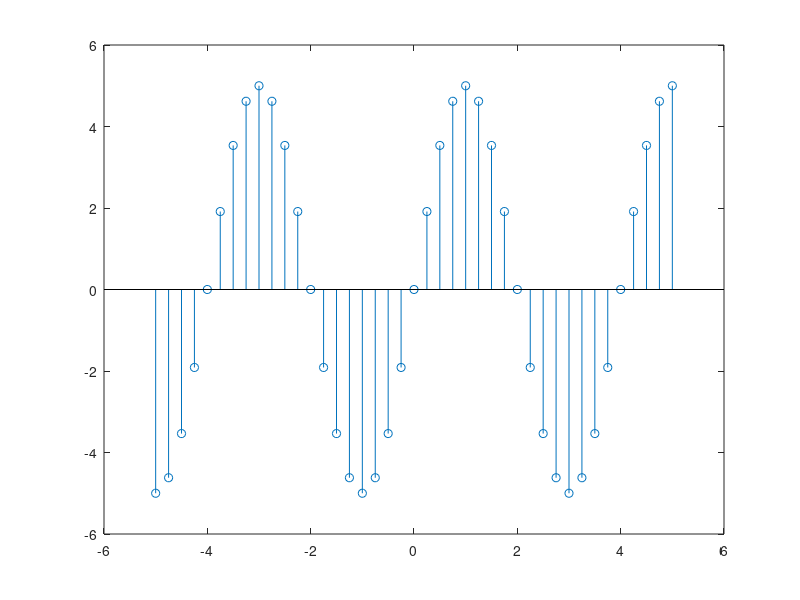
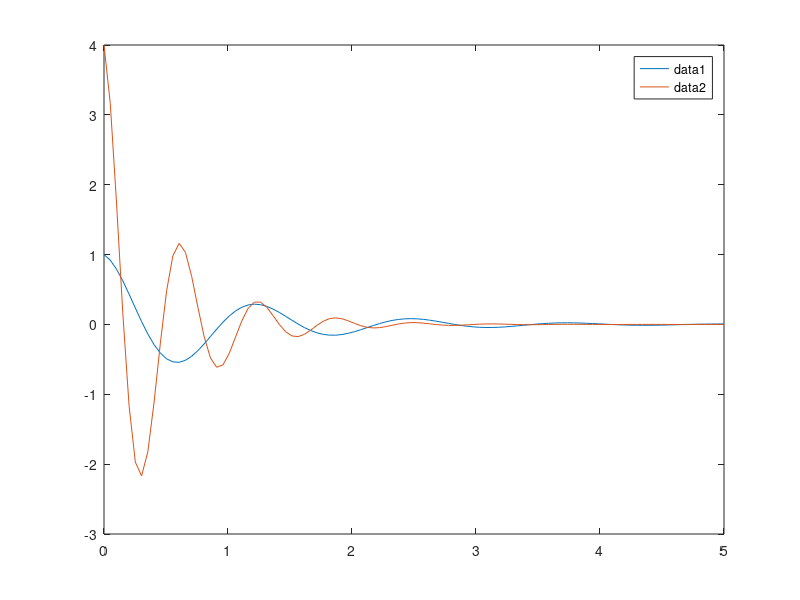
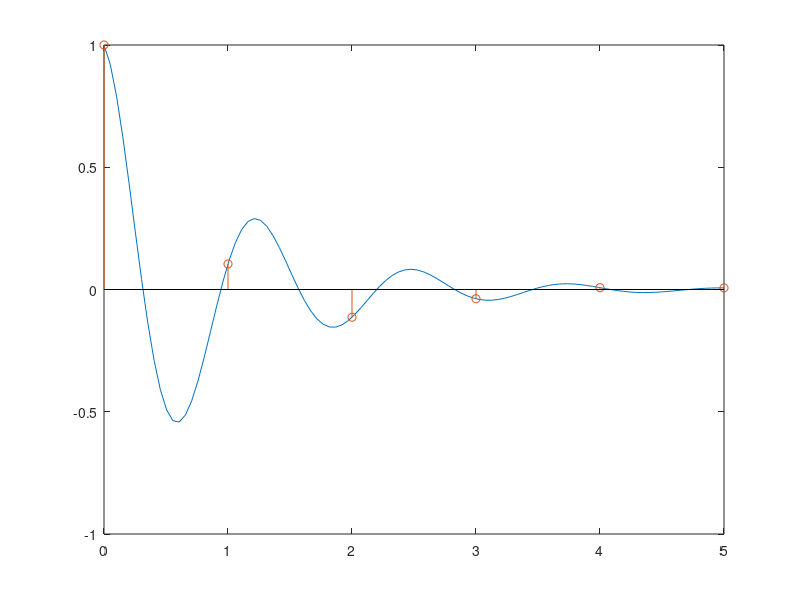
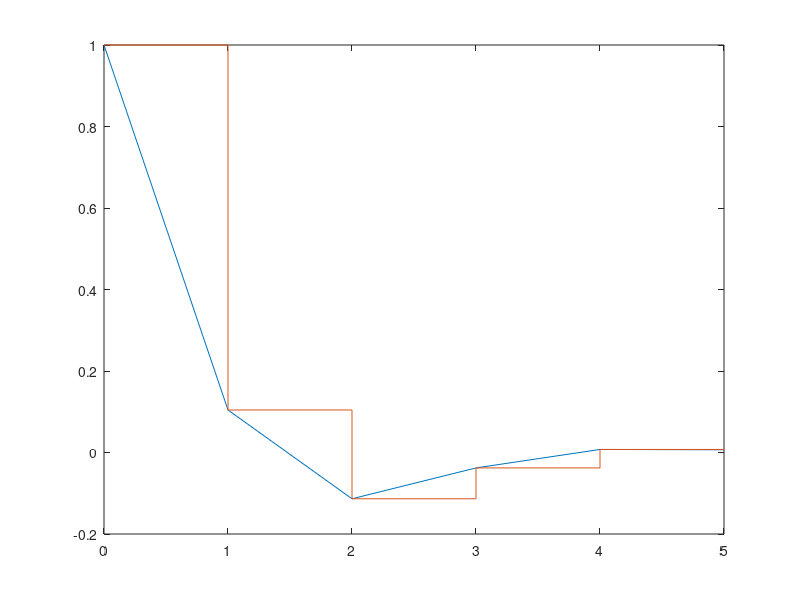

Here is the MATLAB script that generated these plots, in order:
clc
clear

% plot discrete function
figure(1);
n = (-5:0.25:5);
y = 5*cos(pi*(n/2)-(pi/2)); 
stem(n,y);

% plot regular function
figure(2);
t = linspace(0, 5, 100);
k = 1;
y = (k^2).*exp(-k.*t).*cos(5.*k.*t);
plot(t,y)

hold on
k = 2; 
y = (k^2).*exp(-k.*t).*cos(5.*k.*t);
plot(t,y)
legend

% sample data
figure(3);
k = 1;
y = (k^2).*exp(-k.*t).*cos(5.*k.*t);
plot(t,y)

hold on
n = (0:1:5);
yk = (k^2).*exp(-k.*n).*cos(5.*k.*n);
stem(n,yk);

% hold
figure(4);
k = 1;
n = (0:1:5);
yk = (k^2).*exp(-k.*n).*cos(5.*k.*n);
plot(n,yk)

hold on
stairs(n,yk)
